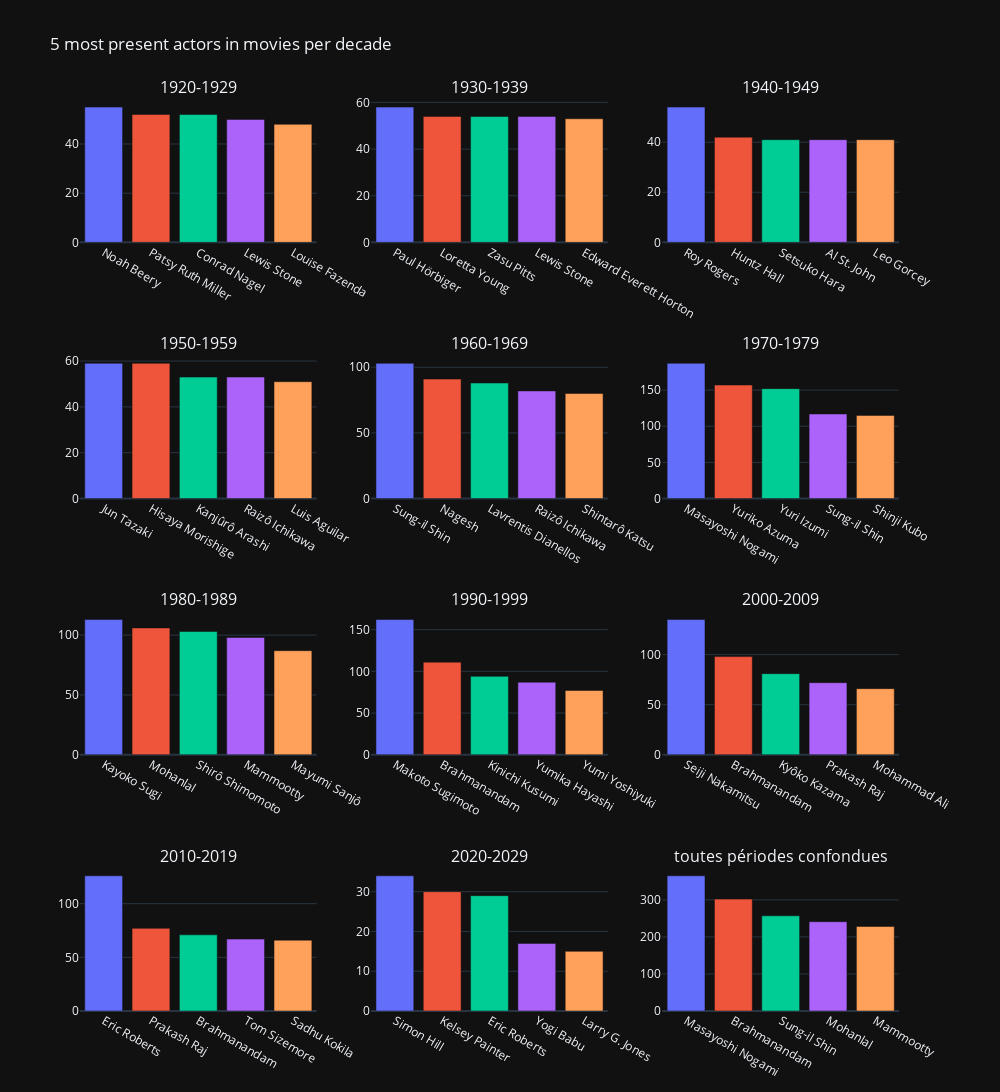

Write notebook code for a chart like this one.
### Code cell
# We can now plot the top 5 most productive actors in movies per decade

depart = 1920
fin = 1929
subplot = []
for i in range(11):
    actors_movies_decade = actors_movies_year[(actors_movies_year['startYear'] >= depart)&(actors_movies_year['startYear'] <= fin)]
    temp = actors_movies_decade['primaryName'].value_counts()[:5].rename_axis('name').reset_index(name='count')
    subplot.append(temp)
    depart += 10
    fin += 10
globa = actors_movies_year['primaryName'].value_counts()[:5].rename_axis('name').reset_index(name='count')


fig = make_subplots(
    rows=4, cols=3,
    subplot_titles=('1920-1929', '1930-1939','1940-1949','1950-1959','1960-1969','1970-1979','1980-1989','1990-1999','2000-2009','2010-2019','2020-2029','toutes périodes confondues'),
    )

fig.append_trace(
    go.Bar(x=subplot[0]['name'],
    y=subplot[0]['count'],
    marker_color=px.colors.qualitative.Plotly),
    row=1, col=1
)

fig.append_trace(
    go.Bar(x=subplot[1]['name'],
    y=subplot[1]['count'],
    marker_color=px.colors.qualitative.Plotly),
    row=1, col=2
)

fig.append_trace(
    go.Bar(x=subplot[2]['name'],
    y=subplot[2]['count'],
    marker_color=px.colors.qualitative.Plotly),
    row=1, col=3
)

fig.append_trace(
    go.Bar(x=subplot[3]['name'],
    y=subplot[3]['count'],
    marker_color=px.colors.qualitative.Plotly),
    row=2, col=1
)

fig.append_trace(
    go.Bar(x=subplot[4]['name'],
    y=subplot[4]['count'],
    marker_color=px.colors.qualitative.Plotly),
    row=2, col=2
)

fig.append_trace(
    go.Bar(x=subplot[5]['name'],
    y=subplot[5]['count'],
    marker_color=px.colors.qualitative.Plotly),
    row=2, col=3
)

fig.append_trace(
    go.Bar(x=subplot[6]['name'],
    y=subplot[6]['count'],
    marker_color=px.colors.qualitative.Plotly),
    row=3, col=1
)

fig.append_trace(
    go.Bar(x=subplot[7]['name'],
    y=subplot[7]['count'],
    marker_color=px.colors.qualitative.Plotly),
    row=3, col=2
)

fig.append_trace(
    go.Bar(x=subplot[8]['name'],
    y=subplot[8]['count'],
    marker_color=px.colors.qualitative.Plotly),
    row=3, col=3
)

fig.append_trace(
    go.Bar(x=subplot[9]['name'],
    y=subplot[9]['count'],
    marker_color=px.colors.qualitative.Plotly),
    row=4, col=1
)

fig.append_trace(
    go.Bar(x=subplot[10]['name'],
    y=subplot[10]['count'],
    marker_color=px.colors.qualitative.Plotly),
    row=4, col=2
)

fig.append_trace(
    go.Bar(x=globa['name'],
    y=globa['count'],
    marker_color=px.colors.qualitative.Plotly),
    row=4, col=3
)

fig.update_layout(
    template='plotly_dark',
    title='5 most present actors in movies per decade',
    showlegend=False,
    height = 1250,
    width=1000
)
fig.show()

### Figure 1 — Plotly figure (JSON) as saved in the notebook; plotly's stock layout.template omitted (floating-point values rounded to 4 significant figures)
{"data": [{"marker": {"color": ["#636EFA", "#EF553B", "#00CC96", "#AB63FA", "#FFA15A", "#19D3F3", "#FF6692", "#B6E880", "#FF97FF", "#FECB52"]}, "type": "bar", "x": ["Noah Beery", "Patsy Ruth Miller", "Conrad Nagel", "Lewis Stone", "Louise Fazenda"], "xaxis": "x", "y": [55, 52, 52, 50, 48], "yaxis": "y"}, {"marker": {"color": ["#636EFA", "#EF553B", "#00CC96", "#AB63FA", "#FFA15A", "#19D3F3", "#FF6692", "#B6E880", "#FF97FF", "#FECB52"]}, "type": "bar", "x": ["Paul Hörbiger", "Loretta Young", "Zasu Pitts", "Lewis Stone", "Edward Everett Horton"], "xaxis": "x2", "y": [58, 54, 54, 54, 53], "yaxis": "y2"}, {"marker": {"color": ["#636EFA", "#EF553B", "#00CC96", "#AB63FA", "#FFA15A", "#19D3F3", "#FF6692", "#B6E880", "#FF97FF", "#FECB52"]}, "type": "bar", "x": ["Roy Rogers", "Huntz Hall", "Setsuko Hara", "Al St. John", "Leo Gorcey"], "xaxis": "x3", "y": [54, 42, 41, 41, 41], "yaxis": "y3"}, {"marker": {"color": ["#636EFA", "#EF553B", "#00CC96", "#AB63FA", "#FFA15A", "#19D3F3", "#FF6692", "#B6E880", "#FF97FF", "#FECB52"]}, "type": "bar", "x": ["Jun Tazaki", "Hisaya Morishige", "Kanjûrô Arashi", "Raizô Ichikawa", "Luis Aguilar"], "xaxis": "x4", "y": [59, 59, 53, 53, 51], "yaxis": "y4"}, {"marker": {"color": ["#636EFA", "#EF553B", "#00CC96", "#AB63FA", "#FFA15A", "#19D3F3", "#FF6692", "#B6E880", "#FF97FF", "#FECB52"]}, "type": "bar", "x": ["Sung-il Shin", "Nagesh", "Lavrentis Dianellos", "Raizô Ichikawa", "Shintarô Katsu"], "xaxis": "x5", "y": [103, 91, 88, 82, 80], "yaxis": "y5"}, {"marker": {"color": ["#636EFA", "#EF553B", "#00CC96", "#AB63FA", "#FFA15A", "#19D3F3", "#FF6692", "#B6E880", "#FF97FF", "#FECB52"]}, "type": "bar", "x": ["Masayoshi Nogami", "Yuriko Azuma", "Yuri Izumi", "Sung-il Shin", "Shinji Kubo"], "xaxis": "x6", "y": [187, 157, 152, 117, 115], "yaxis": "y6"}, {"marker": {"color": ["#636EFA", "#EF553B", "#00CC96", "#AB63FA", "#FFA15A", "#19D3F3", "#FF6692", "#B6E880", "#FF97FF", "#FECB52"]}, "type": "bar", "x": ["Kayoko Sugi", "Mohanlal", "Shirô Shimomoto", "Mammootty", "Mayumi Sanjô"], "xaxis": "x7", "y": [113, 106, 103, 98, 87], "yaxis": "y7"}, {"marker": {"color": ["#636EFA", "#EF553B", "#00CC96", "#AB63FA", "#FFA15A", "#19D3F3", "#FF6692", "#B6E880", "#FF97FF", "#FECB52"]}, "type": "bar", "x": ["Makoto Sugimoto", "Brahmanandam", "Kinichi Kusumi", "Yumika Hayashi", "Yumi Yoshiyuki"], "xaxis": "x8", "y": [162, 111, 94, 87, 77], "yaxis": "y8"}, {"marker": {"color": ["#636EFA", "#EF553B", "#00CC96", "#AB63FA", "#FFA15A", "#19D3F3", "#FF6692", "#B6E880", "#FF97FF", "#FECB52"]}, "type": "bar", "x": ["Seiji Nakamitsu", "Brahmanandam", "Kyôko Kazama", "Prakash Raj", "Mohammad Ali"], "xaxis": "x9", "y": [135, 98, 81, 72, 66], "yaxis": "y9"}, {"marker": {"color": ["#636EFA", "#EF553B", "#00CC96", "#AB63FA", "#FFA15A", "#19D3F3", "#FF6692", "#B6E880", "#FF97FF", "#FECB52"]}, "type": "bar", "x": ["Eric Roberts", "Prakash Raj", "Brahmanandam", "Tom Sizemore", "Sadhu Kokila"], "xaxis": "x10", "y": [126, 77, 71, 67, 66], "yaxis": "y10"}, {"marker": {"color": ["#636EFA", "#EF553B", "#00CC96", "#AB63FA", "#FFA15A", "#19D3F3", "#FF6692", "#B6E880", "#FF97FF", "#FECB52"]}, "type": "bar", "x": ["Simon Hill", "Kelsey Painter", "Eric Roberts", "Yogi Babu", "Larry G. Jones"], "xaxis": "x11", "y": [34, 30, 29, 17, 15], "yaxis": "y11"}, {"marker": {"color": ["#636EFA", "#EF553B", "#00CC96", "#AB63FA", "#FFA15A", "#19D3F3", "#FF6692", "#B6E880", "#FF97FF", "#FECB52"]}, "type": "bar", "x": ["Masayoshi Nogami", "Brahmanandam", "Sung-il Shin", "Mohanlal", "Mammootty"], "xaxis": "x12", "y": [365, 302, 257, 241, 228], "yaxis": "y12"}], "layout": {"annotations": [{"font": {"size": 16}, "showarrow": false, "text": "1920-1929", "x": 0.1444, "xanchor": "center", "xref": "paper", "y": 1, "yanchor": "bottom", "yref": "paper"}, {"font": {"size": 16}, "showarrow": false, "text": "1930-1939", "x": 0.5, "xanchor": "center", "xref": "paper", "y": 1, "yanchor": "bottom", "yref": "paper"}, {"font": {"size": 16}, "showarrow": false, "text": "1940-1949", "x": 0.8556, "xanchor": "center", "xref": "paper", "y": 1, "yanchor": "bottom", "yref": "paper"}, {"font": {"size": 16}, "showarrow": false, "text": "1950-1959", "x": 0.1444, "xanchor": "center", "xref": "paper", "y": 0.7188, "yanchor": "bottom", "yref": "paper"}, {"font": {"size": 16}, "showarrow": false, "text": "1960-1969", "x": 0.5, "xanchor": "center", "xref": "paper", "y": 0.7188, "yanchor": "bottom", "yref": "paper"}, {"font": {"size": 16}, "showarrow": false, "text": "1970-1979", "x": 0.8556, "xanchor": "center", "xref": "paper", "y": 0.7188, "yanchor": "bottom", "yref": "paper"}, {"font": {"size": 16}, "showarrow": false, "text": "1980-1989", "x": 0.1444, "xanchor": "center", "xref": "paper", "y": 0.4375, "yanchor": "bottom", "yref": "paper"}, {"font": {"size": 16}, "showarrow": false, "text": "1990-1999", "x": 0.5, "xanchor": "center", "xref": "paper", "y": 0.4375, "yanchor": "bottom", "yref": "paper"}, {"font": {"size": 16}, "showarrow": false, "text": "2000-2009", "x": 0.8556, "xanchor": "center", "xref": "paper", "y": 0.4375, "yanchor": "bottom", "yref": "paper"}, {"font": {"size": 16}, "showarrow": false, "text": "2010-2019", "x": 0.1444, "xanchor": "center", "xref": "paper", "y": 0.1562, "yanchor": "bottom", "yref": "paper"}, {"font": {"size": 16}, "showarrow": false, "text": "2020-2029", "x": 0.5, "xanchor": "center", "xref": "paper", "y": 0.1562, "yanchor": "bottom", "yref": "paper"}, {"font": {"size": 16}, "showarrow": false, "text": "toutes périodes confondues", "x": 0.8556, "xanchor": "center", "xref": "paper", "y": 0.1562, "yanchor": "bottom", "yref": "paper"}], "height": 1250, "showlegend": false, "title": {"text": "5 most present actors in movies per decade"}, "width": 1000, "xaxis": {"anchor": "y", "domain": [0, 0.2889]}, "xaxis10": {"anchor": "y10", "domain": [0, 0.2889]}, "xaxis11": {"anchor": "y11", "domain": [0.3556, 0.6444]}, "xaxis12": {"anchor": "y12", "domain": [0.7111, 1]}, "xaxis2": {"anchor": "y2", "domain": [0.3556, 0.6444]}, "xaxis3": {"anchor": "y3", "domain": [0.7111, 1]}, "xaxis4": {"anchor": "y4", "domain": [0, 0.2889]}, "xaxis5": {"anchor": "y5", "domain": [0.3556, 0.6444]}, "xaxis6": {"anchor": "y6", "domain": [0.7111, 1]}, "xaxis7": {"anchor": "y7", "domain": [0, 0.2889]}, "xaxis8": {"anchor": "y8", "domain": [0.3556, 0.6444]}, "xaxis9": {"anchor": "y9", "domain": [0.7111, 1]}, "yaxis": {"anchor": "x", "domain": [0.8438, 1]}, "yaxis10": {"anchor": "x10", "domain": [0, 0.1562]}, "yaxis11": {"anchor": "x11", "domain": [0, 0.1562]}, "yaxis12": {"anchor": "x12", "domain": [0, 0.1562]}, "yaxis2": {"anchor": "x2", "domain": [0.8438, 1]}, "yaxis3": {"anchor": "x3", "domain": [0.8438, 1]}, "yaxis4": {"anchor": "x4", "domain": [0.5625, 0.7188]}, "yaxis5": {"anchor": "x5", "domain": [0.5625, 0.7188]}, "yaxis6": {"anchor": "x6", "domain": [0.5625, 0.7188]}, "yaxis7": {"anchor": "x7", "domain": [0.2812, 0.4375]}, "yaxis8": {"anchor": "x8", "domain": [0.2812, 0.4375]}, "yaxis9": {"anchor": "x9", "domain": [0.2812, 0.4375]}}}
